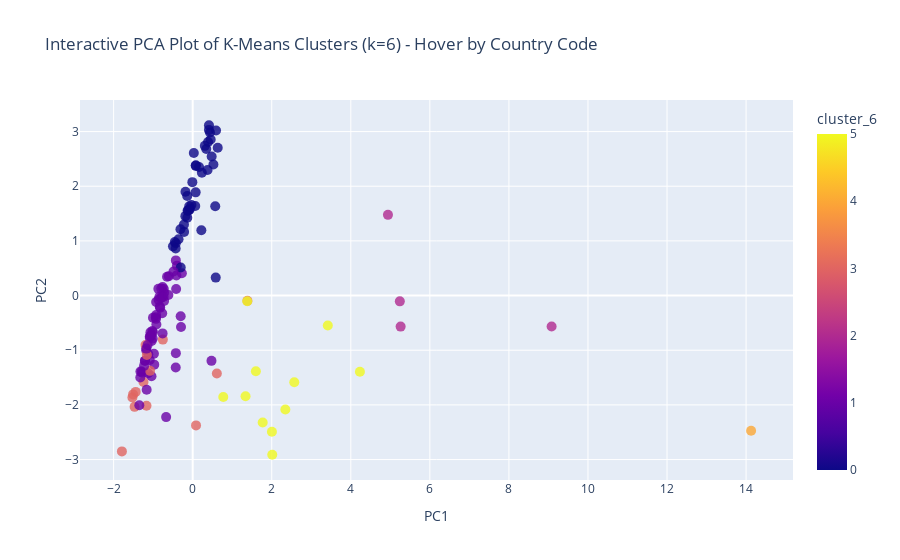

Here is the notebook cell this chart was saved with:
### Markdown cell above
## Cluster Map (PCA) and feature importance

### Code cell
#Drop stale columns if they exist
stale_cols = ['cluster_6', 'cluster_8', 'Country Code', 'Country Name'] # Removed duplicate 'cluster_6'
pca_df = pca_df.drop(columns=[c for c in stale_cols if c in pca_df.columns])

#Re-add the Cluster Labels
#pca_df['cluster_8'] = countries_scaled_filtered_df['cluster_8']
pca_df['cluster_6'] = countries_scaled_filtered_df['cluster_6']
pca_df['Country Name'] = pca_df.index
name_to_code_reference = final_dataset[['Country Name', 'Country Code']].drop_duplicates().set_index('Country Name')['Country Code']
pca_df['Country Code'] = pca_df['Country Name'].map(name_to_code_reference)
print(f"Missing Codes: {pca_df['Country Code'].isna().sum()}")

"""# Create the interactive k=8 plot
fig = px.scatter(
    pca_df, 
    x='PC1', 
    y='PC2', 
    color='cluster_8',
    hover_name='Country Code',
    hover_data={               
        'Country Name': True, 
        'cluster_8': True,
        'PC1': ':.2f',
        'PC2': ':.2f'
    },
    title='Interactive PCA Plot of K-Means Clusters (k=8) - Hover by Country Code'
)
fig.update_traces(marker=dict(size=10, opacity=0.8))
fig.show()"""

#Interactive plots for k=6
fig = px.scatter(
    pca_df, 
    x='PC1', 
    y='PC2', 
    color='cluster_6',
    hover_name='Country Code', 
    hover_data={
        'Country Name': True,
        'cluster_6': True, 
        'PC1': ':.2f',
        'PC2': ':.2f'
    },
    title='Interactive PCA Plot of K-Means Clusters (k=6) - Hover by Country Code'
)
fig.update_traces(marker=dict(size=10, opacity=0.8))
fig.show()

### Figure 1 — Plotly figure (JSON) as saved in the notebook; plotly's stock layout.template omitted (floating-point values rounded to 4 significant figures; data arrays with more than 128 entries replaced by an {"elided": "..."} marker saying what was removed)
{"data": [{"customdata": {"elided": "134x2 mixed values"}, "hovertemplate": "<b>%{hovertext}</b><br><br>PC1=%{x:.2f}<br>PC2=%{y:.2f}<br>Country Name=%{customdata[0]}<br>cluster_6=%{marker.color}<extra></extra>", "hovertext": {"elided": "134 str values"}, "legendgroup": "", "marker": {"color": {"elided": "134 int values"}, "coloraxis": "coloraxis", "opacity": 0.8, "size": 10, "symbol": "circle"}, "mode": "markers", "name": "", "orientation": "v", "showlegend": false, "type": "scatter", "x": {"elided": "134 float values"}, "xaxis": "x", "y": {"elided": "134 float values"}, "yaxis": "y"}], "layout": {"coloraxis": {"colorbar": {"title": {"text": "cluster_6"}}, "colorscale": [[0, "#0d0887"], [0.1111, "#46039f"], [0.2222, "#7201a8"], [0.3333, "#9c179e"], [0.4444, "#bd3786"], [0.5556, "#d8576b"], [0.6667, "#ed7953"], [0.7778, "#fb9f3a"], [0.8889, "#fdca26"], [1, "#f0f921"]]}, "legend": {"tracegroupgap": 0}, "title": {"text": "Interactive PCA Plot of K-Means Clusters (k=6) - Hover by Country Code"}, "xaxis": {"anchor": "y", "domain": [0, 1], "title": {"text": "PC1"}}, "yaxis": {"anchor": "x", "domain": [0, 1], "title": {"text": "PC2"}}}}
